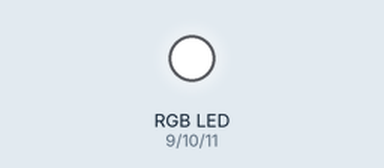
Bench run of a sketch on a simulated Arduino Uno, built with avr-gcc and run on an emulated ATmega328P. Parts: an RGB LED mixed from three pins (HIGH = lit).

Above: at 0.2 s.
At 1.2 s:
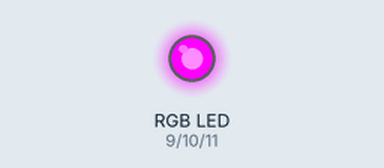
At 1.7 s:
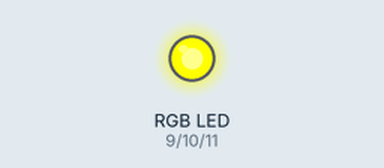
At 3.2 s:
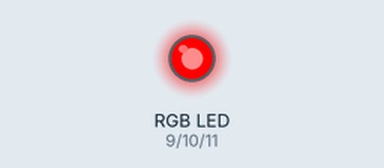
At 5.7 s:
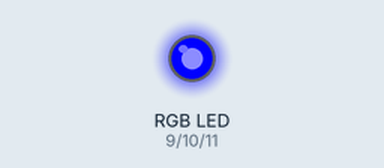
At 7.7 s:
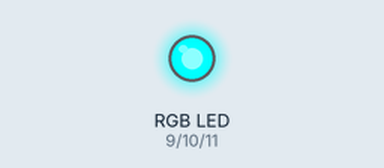
Timing chart, 0 to 8.1 s (numbered marks = the images above):
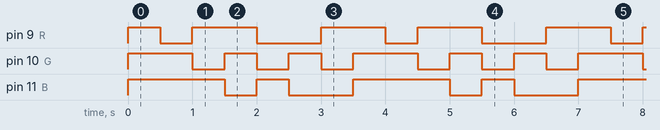

Measured:
- by itself, pin 9 (R): repeats every 3.5 s: LOW 0.50 s, HIGH 1.0 s, LOW 1.0 s, HIGH 1.0 s
- by itself, pin 10 (G): repeats every 3.5 s: 2 × (LOW 0.50 s, HIGH 0.50 s), LOW 0.50 s, HIGH 1.0 s
- by itself, pin 11 (B): repeats every 3.5 s: LOW 0.50 s, HIGH 0.50 s, LOW 1.0 s, HIGH 1.5 s

The sketch:

LED_RGB.ino
```cpp
#define B 11
#define G 10
#define R 9

void setup() {
  pinMode(R, OUTPUT);
  pinMode(G, OUTPUT);
  pinMode(B, OUTPUT);
}

void loop() {
  analogWrite(R, 255);
  analogWrite(G, 255);
  analogWrite(B, 255);
  delay(500);
  analogWrite(R, 0);
  analogWrite(G, 255);
  analogWrite(B, 255);
  delay(500);
  analogWrite(R, 255);
  analogWrite(G, 0);
  analogWrite(B, 255);
  delay(500);
  analogWrite(R, 255);
  analogWrite(G, 255);
  analogWrite(B, 0);
  delay(500);
  analogWrite(R, 0);
  analogWrite(G, 0);
  analogWrite(B, 255);
  delay(500);
  analogWrite(R, 0);
  analogWrite(G, 255);
  analogWrite(B, 0);
  delay(500);
  analogWrite(R, 255);
  analogWrite(G, 0);
  analogWrite(B, 0);
  delay(500);
}
```
